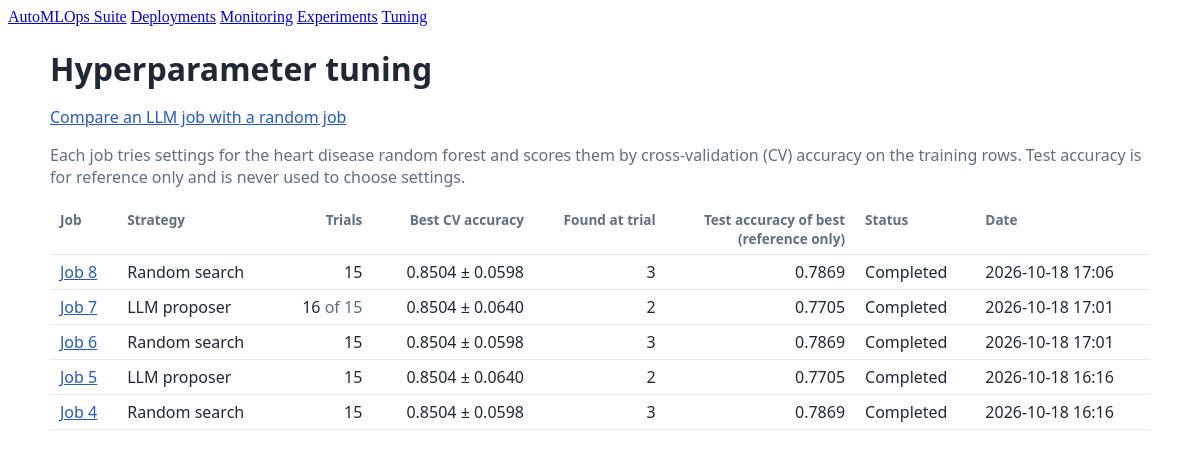
/tuning/, run on the app's committed database.
### tuning/models.py (models this page shows, shortened)
class TuningJob(models.Model):
    STRATEGY_LLM = 'llm'
    STRATEGY_RANDOM = 'random'
    STRATEGIES = [(STRATEGY_LLM, 'LLM proposer'), (STRATEGY_RANDOM, 'Random search')]
    STATUS_RUNNING = 'running'
    STATUS_COMPLETED = 'completed'
    STATUS_FAILED = 'failed'
    STATUSES = [(STATUS_RUNNING, 'Running'), (STATUS_COMPLETED, 'Completed'), (STATUS_FAILED, 'Failed')]
    strategy = models.CharField(max_length=10, choices=STRATEGIES)
    n_trials = models.PositiveIntegerField()
    cv_folds = models.PositiveIntegerField()
    search_space = models.JSONField()
    seed = models.IntegerField()
    status = models.CharField(max_length=10, choices=STATUSES, default=STATUS_RUNNING)
    experiment_name = models.CharField(max_length=100)
    best_cv_score = models.FloatField(null=True, blank=True)
    best_trial = models.ForeignKey('Trial', on_delete=models.SET_NULL, null=True, blank=True, related_name='+')
    error = models.TextField(blank=True)
    data_path = models.CharField(max_length=500, blank=True)
    test_size = models.FloatField(default=0.2)
    suggestions = models.JSONField(default=dict, blank=True)
    created_at = models.DateTimeField(auto_now_add=True)
    finished_at = models.DateTimeField(null=True, blank=True)
    class Meta:
        ordering = ['-created_at']

class Trial(models.Model):
    PROPOSED_BY_LLM = 'llm'
    PROPOSED_BY_RANDOM = 'random'
    PROPOSED_BY_FALLBACK = 'random-fallback'
    PROPOSED_BY_SUGGESTION = 'llm-suggestion'
    PROPOSERS = [
        (PROPOSED_BY_LLM, 'LLM'), (PROPOSED_BY_RANDOM, 'Random'), (PROPOSED_BY_FALLBACK, 'Random (LLM fallback)'),
        (PROPOSED_BY_SUGGESTION, 'LLM suggestion'),
    ]
    REASON_PASSED = 'passed'
    REASON_FAILED = 'failed'
    REASON_MISSING = 'missing'
    REASON_CHECKS = [(REASON_PASSED, 'Passed'), (REASON_FAILED, 'Failed'), (REASON_MISSING, 'No reason given')]
    job = models.ForeignKey(TuningJob, on_delete=models.CASCADE, related_name='trials')
    number = models.PositiveIntegerField()
    params = models.JSONField()
    cv_score = models.FloatField()
    cv_std = models.FloatField()
    test_accuracy = models.FloatField(null=True, blank=True)
    reasoning = models.TextField(blank=True)
    proposed_by = models.CharField(max_length=20, choices=PROPOSERS)
    reason_check = models.CharField(max_length=10, choices=REASON_CHECKS, blank=True)
    run = models.ForeignKey(
        'experiments.Run', on_delete=models.SET_NULL, null=True, blank=True, related_name='tuning_trials',
    )
    created_at = models.DateTimeField(auto_now_add=True)
    class Meta:
        ordering = ['job', 'number']
        constraints = [models.UniqueConstraint(fields=['job', 'number'], name='unique_trial_number_per_job')]

### tuning/views.py (the view)
# urls.py: path('', views.job_list, name='list'),
def job_list(request):
    jobs = TuningJob.objects.select_related('best_trial').annotate(trial_count=Count('trials')).order_by('-created_at', '-id')
    return render(request, 'tuning/job_list.html', {'jobs': jobs})

### tuning/templates/tuning/job_list.html (shortened to what this page needs)
{% extends 'base.html' %}
{% block content %}
<div class="exp">
  <h1>Hyperparameter tuning</h1>
  <p><a href="{% url 'tuning:compare' %}">Compare an LLM job with a random job</a></p>
  <p class="muted">Each job tries settings for the heart disease random forest and scores them by cross-validation (CV) accuracy on the training rows. Test accuracy is for reference only and is never used to choose settings.</p>
  {% if jobs %}
    <div class="table-wrap">
      <table>
        <thead>
          <tr><th>Job</th><th>Strategy</th><th class="num">Trials</th><th class="num">Best CV accuracy</th><th class="num">Found at trial</th><th class="num">Test accuracy of best<br><span class="muted">(reference only)</span></th><th>Status</th><th>Date</th></tr>
        </thead>
        <tbody>
          {% for job in jobs %}
            <tr>
              <td><a href="{% url 'tuning:detail' job.pk %}">Job {{ job.pk }}</a></td>
              <td>{{ job.get_strategy_display }}</td>
              <td class="num">{{ job.trial_count }}{% if job.trial_count != job.n_trials %} <span class="muted">of {{ job.n_trials }}</span>{% endif %}</td>
              <td class="num">{% if job.best_trial %}{{ job.best_trial.cv_score|floatformat:4 }} ± {{ job.best_trial.cv_std|floatformat:4 }}{% else %}–{% endif %}</td>
              <td class="num">{{ job.best_trial.number|default:"–" }}</td>
              <td class="num">{{ job.best_trial.test_accuracy|floatformat:4|default:"–" }}</td>
              <td>{{ job.get_status_display }}</td>
              <td style="white-space: nowrap;">{{ job.created_at|date:"Y-m-d H:i" }}</td>
            </tr>
          {% endfor %}
        </tbody>
      </table>
    </div>
  {% else %}
    <p class="empty">No tuning jobs yet. Run one with <code>python manage.py run_tuning --strategy llm</code>.</p>
  {% endif %}
</div>
{% endblock %}

### templates/base.html (shortened to what this page needs)
{% load static %}
<!DOCTYPE html>
<html lang="en">
<head>
</head>
<body>
  <nav>
    <a href="/">AutoMLOps Suite</a>
    <a href="/deployments/">Deployments</a>
    <a href="/monitoring/">Monitoring</a>
    <a href="/experiments/">Experiments</a>
    <a href="/tuning/">Tuning</a>
  </nav>
  <main>
    {% block content %}{% endblock %}
  </main>
</body>
</html>

### experiments/templates/experiments/_styles.html (style rules this page uses)
.exp { max-width: 1100px; margin: 0 auto; padding: 0 16px 48px; font-family: system-ui, -apple-system, "Segoe UI", sans-serif; color: #1f2933; }
.exp h1 { margin-bottom: 4px; overflow-wrap: anywhere; }
.exp a { color: #2558c9; }
.exp .muted { color: #616e7c; }
.exp .table-wrap { overflow-x: auto; }
.exp table { width: 100%; border-collapse: collapse; font-variant-numeric: tabular-nums; }
.exp th, .exp td { text-align: left; padding: 6px 10px; border-bottom: 1px solid #e4e7eb; vertical-align: top; }
.exp th { font-size: 0.85rem; color: #616e7c; font-weight: 600; white-space: nowrap; }
.exp td.num, .exp th.num { text-align: right; white-space: nowrap; }

### data on the page
TuningJob: pk "8", strategy "Random search", trial_count "15", best_trial.cv_score "0.8504", best_trial.cv_std "0.0598", best_trial.number "3", best_trial.test_accuracy "0.7869", status "Completed", created_at "2026-10-18 17:06"
TuningJob: pk "7", strategy "LLM proposer", trial_count "16", n_trials "15", best_trial.cv_score "0.8504", best_trial.cv_std "0.0640", best_trial.number "2", best_trial.test_accuracy "0.7705", status "Completed", created_at "2026-10-18 17:01"
TuningJob: pk "6", strategy "Random search", trial_count "15", best_trial.cv_score "0.8504", best_trial.cv_std "0.0598", best_trial.number "3", best_trial.test_accuracy "0.7869", status "Completed", created_at "2026-10-18 17:01"
TuningJob: pk "5", strategy "LLM proposer", trial_count "15", best_trial.cv_score "0.8504", best_trial.cv_std "0.0640", best_trial.number "2", best_trial.test_accuracy "0.7705", status "Completed", created_at "2026-10-18 16:16"
TuningJob: pk "4", strategy "Random search", trial_count "15", best_trial.cv_score "0.8504", best_trial.cv_std "0.0598", best_trial.number "3", best_trial.test_accuracy "0.7869", status "Completed", created_at "2026-10-18 16:16"
